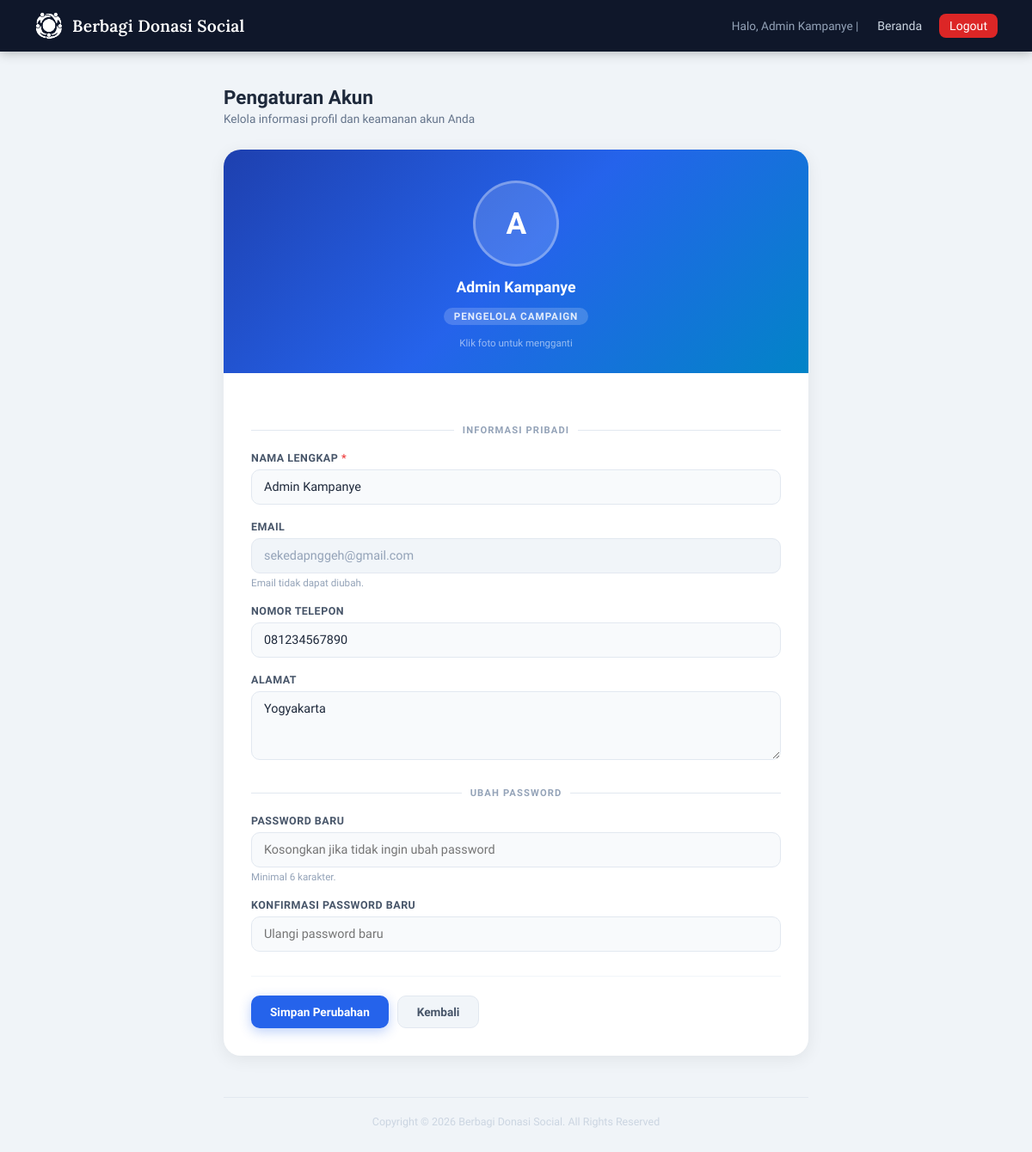
The app's page /pengaturan_akun.php (signed in) with its own data.
### tables this page shows
CREATE TABLE `users` (
  `id` int(11) NOT NULL,
  `name` varchar(100) NOT NULL,
  `email` varchar(100) NOT NULL,
  `phone` varchar(20) NOT NULL,
  `address` text DEFAULT NULL,
  `avatar` varchar(255) DEFAULT NULL,
  `password` varchar(255) NOT NULL,
  `role` enum('donor','manager') NOT NULL DEFAULT 'donor',
  `created_at` timestamp NOT NULL DEFAULT current_timestamp()
);

### pengaturan_akun.php (the view, shortened to what this page needs)
<?php
require 'config.php';
$user_id   = $_SESSION['user_id'];
$user_role = $_SESSION['user_role'];
$stmt = $conn->prepare("SELECT id, name, email, phone, address, avatar FROM users WHERE id = ?");
$stmt->bind_param("i", $user_id);
$stmt->execute();
$user = $stmt->get_result()->fetch_assoc();
function avatarUrl(array $user): string {
    return '';
}
$backLink = 'index.php';
?>
<!DOCTYPE html>
<html lang="id">
<head>
</head>
<body>
<nav class="navbar">
    <a class="navbar-brand" href="index.php">
        <img src="uploads/LogoKecil.png" alt="Logo">
        Berbagi Donasi Social
    </a>
    <div class="navbar-links">
        <span class="user-greet">Halo, <?= htmlspecialchars($_SESSION['user_name']) ?> |</span>
        <a href="<?= $backLink ?>">Beranda</a>
        <a href="logout.php" class="btn-nav-danger">Logout</a>
    </div>
</nav>
<div class="container">
    <div class="page-head">
        <h1>Pengaturan Akun</h1>
        <p>Kelola informasi profil dan keamanan akun Anda</p>
    </div>
    <form method="post" enctype="multipart/form-data">
        <div class="card">
            <div class="avatar-section">
                <div class="avatar-wrap" onclick="document.getElementById('avatarInput').click()" title="Klik untuk ganti foto">
                    <?php $av = avatarUrl($user); ?>
                    <?php if ($av): ?>
                        <img class="avatar-img" id="avatarPreview" src="<?= $av ?>" alt="Avatar">
                    <?php else: ?>
                        <div class="avatar-placeholder" id="avatarPreview">
                            <?= mb_strtoupper(mb_substr($user['name'], 0, 1)) ?>
                        </div>
                    <?php endif; ?>
                </div>
                <div class="avatar-name"><?= htmlspecialchars($user['name']) ?></div>
                <span class="avatar-role"><?= $user_role === 'manager' ? 'Pengelola Campaign' : 'Donatur' ?></span>
                <span class="avatar-hint">Klik foto untuk mengganti</span>
            </div>
            <div class="form-section">
                <div class="section-divider">Informasi Pribadi</div>
                <div class="field">
                    <label>Nama Lengkap <span style="color:#ef4444">*</span></label>
                    <input type="text" name="name" value="<?= htmlspecialchars($user['name']) ?>" required placeholder="Nama lengkap Anda">
                </div>
                <div class="field">
                    <label>Email</label>
                    <input type="text" value="<?= htmlspecialchars($user['email']) ?>" readonly>
                    <div class="hint">Email tidak dapat diubah.</div>
                </div>
                <div class="field">
                    <label>Nomor Telepon</label>
                    <input type="tel" name="phone" value="<?= htmlspecialchars($user['phone']) ?>" placeholder="cth. 0812xxxxxxxx">
                </div>
                <div class="field">
                    <label>Alamat</label>
                    <textarea name="address" placeholder="Alamat lengkap Anda"><?= htmlspecialchars($user['address'] ?? '') ?></textarea>
                </div>
                <div class="section-divider">Ubah Password</div>
                <div class="field">
                    <label>Password Baru</label>
                    <input type="password" name="new_password" placeholder="Kosongkan jika tidak ingin ubah password" autocomplete="new-password">
                    <div class="hint">Minimal 6 karakter.</div>
                </div>
                <div class="field">
                    <label>Konfirmasi Password Baru</label>
                    <input type="password" name="confirm_password" placeholder="Ulangi password baru" autocomplete="new-password">
                </div>
                <div class="btn-row">
                    <button type="submit" class="btn btn-primary">Simpan Perubahan</button>
                    <a href="<?= $backLink ?>" class="btn btn-ghost">Kembali</a>
                </div>
            </div>
        </div>
    </form>
    <div class="dash-footer">Copyright &copy; 2026 Berbagi Donasi Social. All Rights Reserved</div>
</div>
</body>
</html>

### pengaturan_akun.php (style rules this page uses)
*, *::before, *::after { box-sizing: border-box; margin: 0; padding: 0; }
body { font-family: 'Plus Jakarta Sans', sans-serif; background: #f0f4f8; color: #1e293b; min-height: 100vh; }
.navbar { background: #0f172a; color: #fff; padding: 0 40px; height: 60px; display: flex; justify-content: space-between; align-items: center; position: sticky; top: 0; z-index: 100; box-shadow: 0 2px 12px rgba(0,0,0,.25); }
.navbar-brand { font-family: 'Lora', serif; font-size: 1.2rem; font-weight: 600; color: #fff; letter-spacing: .01em; display: flex; align-items: center; gap: 10px; text-decoration: none; }
.navbar-brand img { height: 34px; width: auto; object-fit: contain; }
.navbar-links { display: flex; align-items: center; gap: 4px; font-size: 0.88rem; }
.navbar-links .user-greet { color: #94a3b8; margin-right: 6px; font-size: 0.85rem; }
.navbar-links a { color: #cbd5e1; text-decoration: none; padding: 6px 12px; border-radius: 8px; transition: background .2s, color .2s; font-weight: 500; }
.navbar-links a.btn-nav-danger { background: #dc2626; color: #fff; margin-left: 4px; }
.container { width: 92%; max-width: 680px; margin: 0 auto; padding: 40px 0 72px; }
.page-head { margin-bottom: 28px; }
.page-head h1 { font-size: 1.4rem; font-weight: 800; color: #1e293b; margin-bottom: 4px; }
.page-head p { font-size: 0.85rem; color: #64748b; }
.card { background: #fff; border-radius: 20px; box-shadow: 0 4px 20px rgba(0,0,0,.07); overflow: hidden; }
.avatar-section { background: linear-gradient(135deg, #1e40af, #2563eb, #0284c7); padding: 36px 32px 28px; display: flex; flex-direction: column; align-items: center; gap: 14px; }
.avatar-wrap { position: relative; width: 100px; height: 100px; }
.avatar-placeholder { width: 100px; height: 100px; border-radius: 50%; background: rgba(255,255,255,.15); border: 3px solid rgba(255,255,255,.3); display: flex; align-items: center; justify-content: center; font-size: 2.2rem; font-weight: 900; color: #fff; letter-spacing: -.02em; }
.avatar-name { font-size: 1.1rem; font-weight: 800; color: #fff; }
.avatar-role { font-size: 0.73rem; font-weight: 700; padding: 3px 12px; border-radius: 99px; background: rgba(255,255,255,.18); color: rgba(255,255,255,.85); text-transform: uppercase; letter-spacing: .08em; }
.avatar-hint { font-size: 0.72rem; color: rgba(255,255,255,.55); }
.form-section { padding: 32px; }
.section-divider { font-size: 0.7rem; font-weight: 700; text-transform: uppercase; letter-spacing: .1em; color: #94a3b8; margin: 28px 0 18px; display: flex; align-items: center; gap: 10px; }
.section-divider::before, .section-divider::after { content: ''; flex: 1; height: 1px; background: #e2e8f0; }
.field { margin-bottom: 18px; }
.field label { display: block; font-size: 0.78rem; font-weight: 700; color: #475569; margin-bottom: 6px; text-transform: uppercase; letter-spacing: .04em; }
.field input[type="text"], .field input[type="tel"], .field input[type="password"], .field textarea { width: 100%; padding: 11px 14px; border: 1.5px solid #e2e8f0; border-radius: 10px; font-size: 0.9rem; font-family: inherit; color: #1e293b; background: #f8fafc; transition: border-color .2s, background .2s, box-shadow .2s; outline: none; }
.field input[readonly] { background: #f1f5f9; color: #94a3b8; cursor: not-allowed; }
.field textarea { resize: vertical; min-height: 80px; }
.field .hint { font-size: 0.73rem; color: #94a3b8; margin-top: 4px; }
.btn-row { display: flex; gap: 10px; flex-wrap: wrap; margin-top: 28px; padding-top: 22px; border-top: 1.5px solid #f1f5f9; }
.btn { display: inline-block; padding: 10px 22px; border-radius: 10px; font-size: 0.85rem; font-weight: 700; border: none; cursor: pointer; font-family: inherit; text-decoration: none; transition: opacity .18s, transform .15s, box-shadow .18s; white-space: nowrap; }
.btn-primary { background: #2563eb; color: #fff; box-shadow: 0 4px 14px rgba(37,99,235,.3); }
.btn-ghost { background: #f1f5f9; color: #475569; border: 1.5px solid #e2e8f0; }
.dash-footer { margin-top: 48px; padding-top: 20px; border-top: 1px solid #e2e8f0; font-size: 0.78rem; color: #cbd5e1; text-align: center; }

### records on screen
users: name "A", name "Admin Kampanye", email "sekedapnggeh@gmail.com", phone "081234567890", address "Yogyakarta"

### other values on screen
$_SESSION['user_name'] "Admin Kampanye"
